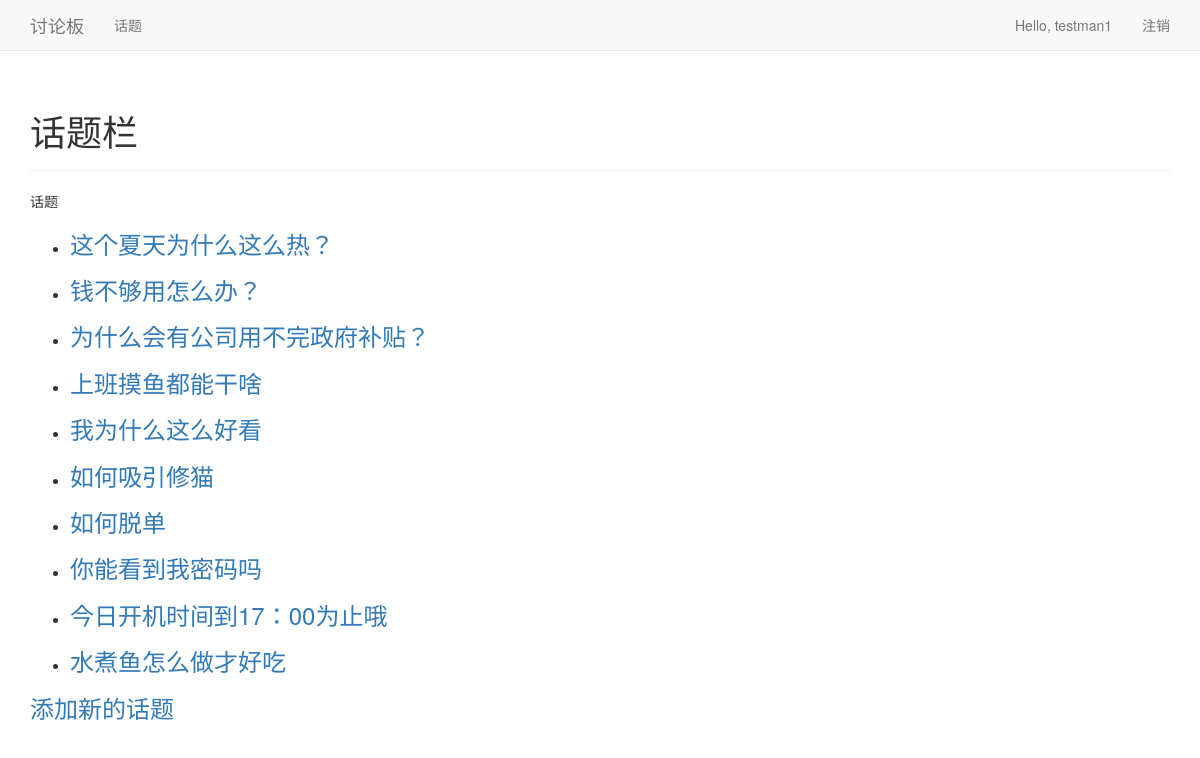
The page /topics/ (signed in) on the database its author committed.
### learning_logs/models.py (models this page shows)
class Topic(models.Model):
    text = models.CharField(max_length=250)
    date_added = models.DateTimeField(auto_now_add=True)
    owner = models.ForeignKey(User,on_delete=models.CASCADE)
    def __str__(self):
        return self.text

### learning_logs/views.py (the view)
# urls.py: path('topics/',views.topics,name='Topics'),
@login_required
def topics(request):
    topics = Topic.objects.order_by('date_added')
    context = {'topics': topics}
    return render(request,'learning_logs/topics.html',context)

### learning_logs/templates/learning_logs/topics.html (shortened to what this page needs)
<!DOCTYPE html>
<html lang="en">
<head>
</head>
<body>
{% extends "learning_logs/base.html" %}
{% block header %}
    <h1>话题栏</h1>
{% endblock header %}
{% block content %}
    <p>
        话题
    </p>
    <ul>
        {% for topic in topics %}
            <li>
                <h3>
                    <a href="{% url 'learning_logs:topic' topic.id %}">{{ topic }}</a>
                </h3>
            </li>
        {% empty %}
            <li>尚未提出话题。</li>
        {% endfor %}
    </ul>
<h3><a href="{% url 'learning_logs:new_topic' %}">添加新的话题</a></h3>
{% endblock content %}

### learning_logs/templates/learning_logs/base.html (shortened to what this page needs)
{% load bootstrap3 %}
<!DOCTYPE html>
<html lang="en">
<head>
    {% bootstrap_css %}
</head>
<body>
    <nav class="navbar navbar-default navbar-static-top">
        <div class="container">
            <div class="navbar-header">
                <a class="navbar-brand" href="{% url 'learning_logs:index' %}">
                讨论板</a>
            </div>
            <div id="navbar" class="navbar-collapse collapse">
                <ul class="nav navbar-nav">
                    <li><a href="{% url 'learning_logs:Topics' %}">话题</a> </li>
                </ul>
                <ul class="nav navbar-nav navbar-right">
                    {% if user.is_authenticated %}
                        <li><a>Hello, {{ user.username }}</a></li>
                        <li><a href="{% url 'users:logout' %}">注销</a> </li>
                    {% else %}
                        <li><a href="{% url 'users:register' %}">注册</a> </li>
                        <li><a href="{% url 'users:login' %}">登录</a> </li>
                    {% endif %}
                </ul>
            </div>
        </div>
    </nav>
    <div class="container">
        <div class="page-header">
            {% block header %}{% endblock header %}
        </div>
        <div>
            {% block content %}{% endblock content %}
        </div>
    </div>
</body>
</html>

### rows shown on the page
Topic: text "这个夏天为什么这么热？"
Topic: text "钱不够用怎么办？"
Topic: text "为什么会有公司用不完政府补贴？"
Topic: text "上班摸鱼都能干啥"
Topic: text "我为什么这么好看"
Topic: text "如何吸引修猫"
Topic: text "如何脱单"
Topic: text "你能看到我密码吗"
Topic: text "今日开机时间到17：00为止哦"
Topic: text "水煮鱼怎么做才好吃"

### other values the page prints
{{ user.username }} "testman1"
